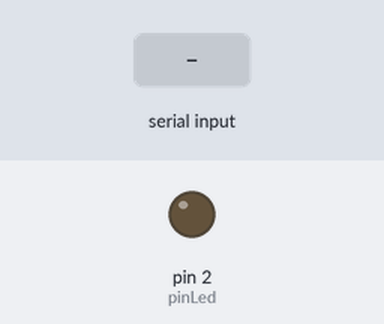
The sketch below on a simulated Arduino Uno, built with avr-gcc and run on an emulated ATmega328P. On the bench: output pins drawn as LEDs (lit = HIGH). The inputs (shaded band) are chosen by the test bench.

Above: at 1.2 s.
1.3 s: "1" received over Serial
Timing chart, 0 to 4.3 s (numbered marks = the images above; inputs shaded):
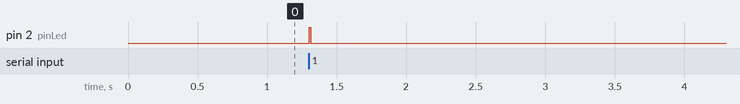

The sketch:

ESP01Arduino.ino
```cpp
int pinPulsador = 0;
int pinLed = 2;

void setup(){
 Serial.begin(9600);
 pinMode(pinPulsador, INPUT);
 pinMode(pinLed, OUTPUT);
}

void loop(){
 if (Serial.available()) digitalWrite(pinLed, (int)Serial.read());
 else digitalWrite(pinLed, LOW);
 if (digitalRead(pinPulsador)) Serial.print(HIGH);
 delay(10);
}
```

Measured:
- after the input at 1.3 s, pin 2 (pinLed): LOW → HIGH at once, → LOW 0.01 s later
